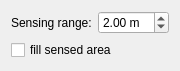
<?xml version="1.0" encoding="UTF-8"?>
<ui version="4.0">
 <class>IntegratorDynamicsConfigWidget</class>
 <widget class="QWidget" name="IntegratorDynamicsConfigWidget">
  <property name="geometry">
   <rect>
    <x>0</x>
    <y>0</y>
    <width>170</width>
    <height>57</height>
   </rect>
  </property>
  <layout class="QVBoxLayout" name="verticalLayout">
   <item>
    <layout class="QHBoxLayout" name="horizontalLayout">
     <item>
      <widget class="QLabel" name="lblSensingRangeBuddy">
       <property name="text">
        <string>Sensing range:</string>
       </property>
       <property name="buddy">
        <cstring>sbSensingRange</cstring>
       </property>
      </widget>
     </item>
     <item>
      <widget class="QDoubleSpinBox" name="sbSensingRange">
       <property name="suffix">
        <string> m</string>
       </property>
       <property name="minimum">
        <double>0.100000000000000</double>
       </property>
       <property name="maximum">
        <double>50.000000000000000</double>
       </property>
       <property name="singleStep">
        <double>0.100000000000000</double>
       </property>
       <property name="value">
        <double>2.000000000000000</double>
       </property>
      </widget>
     </item>
    </layout>
   </item>
   <item>
    <widget class="QCheckBox" name="chkFillSensingRange">
     <property name="text">
      <string>fill sensed area</string>
     </property>
    </widget>
   </item>
  </layout>
 </widget>
 <resources/>
 <connections/>
</ui>
